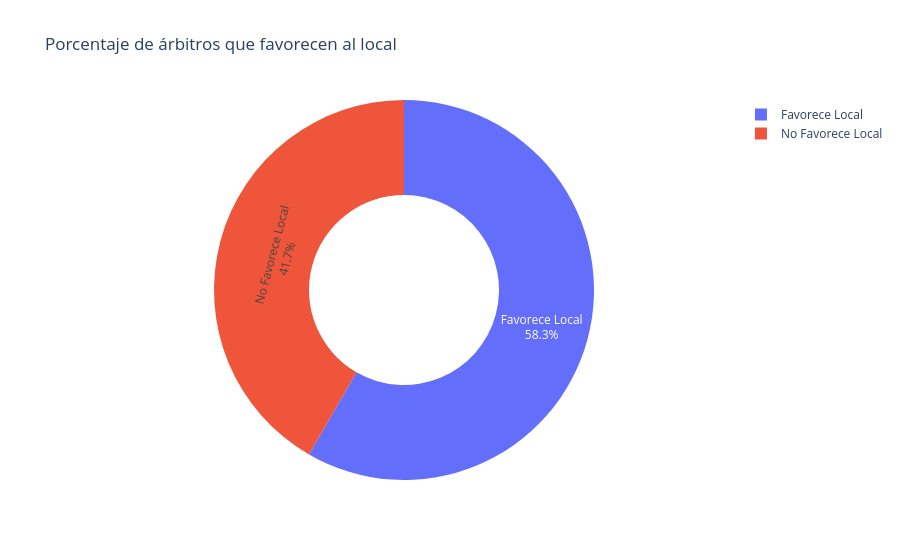

The cell this chart's notebook holds for it:
### Markdown cell above
7 de los 10 arbitros que más partidos han pitado favorecen al equipo local la mayoria veces segun las estadidicas.
¿Esto es una tendencia para la mayoria de arbitros?

### Code cell
df_referee.loc[:, "favorece_local"] = (
    df_referee["win_local"] > df_referee["loses_local"]
)

sum_referee = df_referee.shape[0]
fav_local = df_referee[df_referee["favorece_local"]].shape[0]
fav_vist = df_referee[~df_referee["favorece_local"]].shape[0]

referees_local = "<br>".join(df_referee[df_referee["favorece_local"]].index.tolist())
referees_vist = "<br>".join(df_referee[~df_referee["favorece_local"]].index.tolist())

labels = ["Favorece Local", "No Favorece Local"]
values = [fav_local, fav_vist]
percentages = [(v / sum_referee) * 100 for v in values]

pie_df = pd.DataFrame(
    {
        "label": labels,
        "value": values,
        "percentage": percentages,
        "referees": [referees_local, referees_vist],  # 👈 string con todos los árbitros
    }
)

fig = px.pie(
    pie_df,
    names="label",
    values="value",
    hole=0.5,
    title="Porcentaje de árbitros que favorecen al local",
)

fig.update_traces(
    texttemplate="%{label}<br>%{percent:.1%}",
    textposition="inside",
    hovertemplate=(
        "<b>%{label}</b><br>"
        "Cantidad: %{value}<br>"
        "Porcentaje: %{percent:.2%}<br>"
        "Árbitros: %{meta}<br>"
        "<extra></extra>"
    ),
    meta=[referees_local, referees_vist],
)

fig.show()

### Figure 1 — Plotly figure (JSON) as saved in the notebook; plotly's stock layout.template omitted (floating-point values rounded to 4 significant figures)
{"data": [{"domain": {"x": [0, 1], "y": [0, 1]}, "hole": 0.5, "hovertemplate": "<b>%{label}</b><br>Cantidad: %{value}<br>Porcentaje: %{percent:.2%}<br>Árbitros: %{meta}<br><extra></extra>", "labels": ["Favorece Local", "No Favorece Local"], "legendgroup": "", "meta": ["Andre Marriner<br>Andy Madley<br>Anthony Taylor<br>Chris Kavanagh<br>Darren Bond<br>David Webb<br>Joshua Smith<br>Kevin Friend<br>Lee Mason<br>Lewis Smith<br>Martin Atkinson<br>Michael Oliver<br>Michael Salisbury<br>Mike Dean<br>Peter Bankes<br>Rebecca Welch<br>Samuel Barrott<br>Simon Hooper<br>Stuart Attwell<br>Thomas Bramall<br>Tony Harrington", "Andrew Kitchen<br>Craig Pawson<br>Darren England<br>David Coote<br>Graham Scott<br>Jarred Gillett<br>John Brooks<br>Jonathan Moss<br>Matt Donohue<br>Paul Tierney<br>Robert Jones<br>Robert Madley<br>Samuel Allison<br>Sunny Singh<br>Tim Robinson"], "name": "", "showlegend": true, "textposition": "inside", "texttemplate": "%{label}<br>%{percent:.1%}", "type": "pie", "values": [21, 15]}], "layout": {"legend": {"tracegroupgap": 0}, "title": {"text": "Porcentaje de árbitros que favorecen al local"}}}
